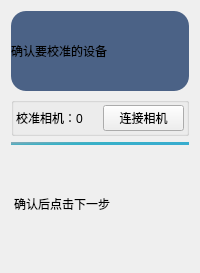
                <widget class="QWidget" name="step1">
                 <property name="styleSheet">
                  <string notr="true">#step1{
	background-color: rgba(255, 170, 0, 0);
}</string>
                 </property>
                 <layout class="QGridLayout" name="gridLayout_4">
                  <item row="2" column="0" colspan="2">
                   <widget class="QLabel" name="label_16">
                    <property name="sizePolicy">
                     <sizepolicy hsizetype="Preferred" vsizetype="Minimum">
                      <horstretch>0</horstretch>
                      <verstretch>0</verstretch>
                     </sizepolicy>
                    </property>
                    <property name="minimumSize">
                     <size>
                      <width>0</width>
                      <height>120</height>
                     </size>
                    </property>
                    <property name="styleSheet">
                     <string notr="true">QLabel{
	border-radius: 0px;
	border-top: 3px solid qlineargradient(spread:reflect, x1:0, y1:0, x2:1, y2:0.471, stop:0.0225989 rgba(135, 169, 182, 255), stop:0.494318 rgba(55, 177, 198, 255), stop:0.937853 rgba(56, 172, 207, 255))
}</string>
                    </property>
                    <property name="text">
                     <string>确认后点击下一步</string>
                    </property>
                    <property name="wordWrap">
                     <bool>true</bool>
                    </property>
                   </widget>
                  </item>
                  <item row="0" column="0" colspan="2">
                   <widget class="QLabel" name="label_cal_start">
                    <property name="sizePolicy">
                     <sizepolicy hsizetype="Preferred" vsizetype="Minimum">
                      <horstretch>0</horstretch>
                      <verstretch>0</verstretch>
                     </sizepolicy>
                    </property>
                    <property name="minimumSize">
                     <size>
                      <width>0</width>
                      <height>80</height>
                     </size>
                    </property>
                    <property name="styleSheet">
                     <string notr="true">QLabel{
	background-color: rgb(75, 98, 134);
	border-radius: 15px;
}

</string>
                    </property>
                    <property name="text">
                     <string>确认要校准的设备</string>
                    </property>
                    <property name="wordWrap">
                     <bool>true</bool>
                    </property>
                   </widget>
                  </item>
                  <item row="1" column="0" colspan="2">
                   <widget class="QGroupBox" name="groupBox_13">
                    <property name="sizePolicy">
                     <sizepolicy hsizetype="Preferred" vsizetype="Expanding">
                      <horstretch>0</horstretch>
                      <verstretch>0</verstretch>
                     </sizepolicy>
                    </property>
                    <property name="title">
                     <string/>
                    </property>
                    <layout class="QGridLayout" name="gridLayout_14">
                     <property name="leftMargin">
                      <number>2</number>
                     </property>
                     <property name="topMargin">
                      <number>2</number>
                     </property>
                     <property name="rightMargin">
                      <number>2</number>
                     </property>
                     <property name="bottomMargin">
                      <number>2</number>
                     </property>
                     <item row="0" column="0">
                      <widget class="QLabel" name="label_cal_camera">
                       <property name="text">
                        <string>校准相机：0</string>
                       </property>
                      </widget>
                     </item>
                     <item row="0" column="1">
                      <widget class="QPushButton" name="cal_btn_camopen">
                       <property name="text">
                        <string>连接相机</string>
                       </property>
                      </widget>
                     </item>
                    </layout>
                   </widget>
                  </item>
                 </layout>
                </widget>
